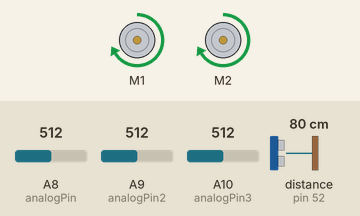
This sketch was run on a simulated Arduino Mega 2560, built with avr-gcc and run on an emulated ATmega2560. Parts: 2 × DC motor (green arrow = forward, orange = backward, longer = faster). Wiring (inferred from the names in the program): ultrasonic range finder: trigger pin 50; echo pin 52. The inputs (shaded band) are chosen by the test bench; at power-on: A8 (analogPin) = 512, A9 (analogPin2) = 512, A10 (analogPin3) = 512, distance to the obstacle (sensor on pin 52) 80 cm. The echo pulse lasts 58.3 µs per cm; what the sketch prints to the serial monitor is not drawn.

Above: at 0.1 s.
Timing chart, 0 to 1.6 s (numbered marks = the images above):
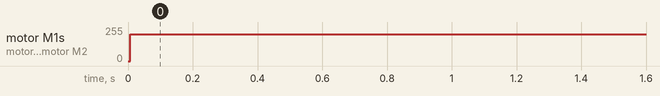

The sketch:

OLIMPIADA-LINIYA-2016.ino
```cpp
#include <AFMotor.h>
//Создаем объекты для двигателей
AF_DCMotor motor1(1); //канал М1 на Motor Shield — задний левый
AF_DCMotor motor2(2); //канал М2 на Motor Shield — задний правый

//motor1 right motor
const int Trig = 50;//нельзя использовать порты моторов(1,2,3,4)
const int Echo = 52;//2 часа искал ошибку

const int analogPin = 8;
const int analogPin2 = 9;
const int analogPin3 = 10;

int skorost1=200;
int skorost2=200;
int del=200;
//int RF;int LF;int RB;int LB;

void setup() {
  pinMode(Trig, OUTPUT);
  pinMode(Echo, INPUT);
  Serial.begin(9600);   // Скорость работы порта
  Serial.println("Z-Line Sensor Test"); // Выводим текст
  Serial.println();     // Пустая строка

   motor1.setSpeed(skorost1);
   motor2.setSpeed(skorost2);
                           /*   motor1.run(RELEASE);
                            motor2.run(RELEASE); */
}

unsigned int time_us=0;
unsigned int distance_sm=0;

//Перекресток
  void PEREKRESTOK(){
     vforward;

    }
   void OTVETVLENIE(){
    vforward;
   }
// Вперед
  void vforward() {

      motor1.run(RELEASE);
      motor2.run(RELEASE);
      motor1.run(FORWARD);
      motor2.run(FORWARD);
}

// Назад
  void vbackward() {
    motor1.run(BACKWARD);
    motor2.run(BACKWARD);
       delay(500);
    motor1.run(RELEASE);
    motor2.run(RELEASE);
}

// Влево
  void vleft() {
    motor1.run(RELEASE);
    motor2.run(RELEASE);
    motor1.run(FORWARD);
//    motor2.run(BACKWARD);

}

// Вправо
  void vright() {
    motor1.run(RELEASE);
     motor2.run(RELEASE);
 //    motor1.run(BACKWARD);
     motor2.run(FORWARD);
}

    // Стоп
  void STOPP(){
    motor1.run(RELEASE);
    motor2.run(RELEASE);

}


void loop() {

digitalWrite(Trig, HIGH); // Подаем сигнал на выход микроконтроллера
delayMicroseconds(10); // Удерживаем 10 микросекунд
digitalWrite(Trig, LOW); // Затем убираем
time_us=pulseIn(Echo, HIGH); // Замеряем длину импульса
distance_sm=time_us/58; // Пересчитываем в сантиметры
Serial.print("            distance");Serial.println(distance_sm); Serial.println();// Выводим на порт


  int analogValue = analogRead(analogPin);
  int analogValue2 = analogRead(analogPin2);
  int analogValue3 = analogRead(analogPin3);

    Serial.print("L-");Serial.print(analogValue3); Serial.print(" ");
    Serial.print("C-");Serial.print(analogValue2);Serial.print(" ");
    Serial.print("R-");Serial.println(analogValue);Serial.print(" ");
    Serial.println();

   if (analogValue3 < 100 && analogValue2 > 100 && analogValue < 100 ){
                     //БЕЛЫЙ--ЧЕРНЫЙ--БЕЛЫЙ
    vforward();
      Serial.print("      LINE");
}


   if( analogValue3 < 100 && analogValue2 < 100 && analogValue > 100){
                   //БЕЛЫЙ--БЕЛЫЙ--ЧЕРНЫЙ

      vright();
      Serial.println("           LINE ");
      Serial.print("           RIGHT ");
       }

   if(analogValue3 > 100 && analogValue2 < 100 && analogValue < 100 ){
                    //ЧЕРНЫЙ--БЕЛЫЙ--БЕЛЫЙ

    vleft();
      Serial.println("LINE ");
      Serial.print("LEFT ");
      }


     /*if(analogValue3 < 100 && analogValue2 < 100 && analogValue < 100){
                    //БЕЛЫЙ--БЕЛЫЙ--БЕЛЫЙ
      Serial.println(" WHITE ");
      //vright();
    }      */                    //delay(2000);
     /* else{
              vleft();  delay(2000);   //  vbackward();
        vforward();
       delay(1000);
 }*/
      if(analogValue3 > 100 && analogValue2 > 100 && analogValue > 100){
                    //ЧЕРНЫЙ--ЧЕРНЫЙ--ЧЕРНЫЙ
                    //ПЕРЕКРЕСТОК +

        vforward();

  }
 /* if(analogValue3 < 100 && analogValue2 > 100 && analogValue > 100 || analogValue3 > 100 && analogValue2 > 100 && analogValue < 100){
                      //БЕЛЫЙ--ЧЕРНЫЙ--ЧЕРНЫЙ //ЧЕРНЫЙ--ЧЕРНЫЙ--БЕЛЫЙ
                    //ОТВЕТВЛЕНИЕ  |- и -|
          vforward();
  }*/

  /*if(analogValue3 > 100 && analogValue2 < 100 && analogValue > 100){
                    //ЧЕРНЫЙ--БЕЛЫЙ--ЧЕРНЫЙ
                    //МОСТ  |||
     vforward();
  }*/

}
```

Measured:
- by itself, motor M1, motor M2: stopped → forward 200/255 at 0.01 s
